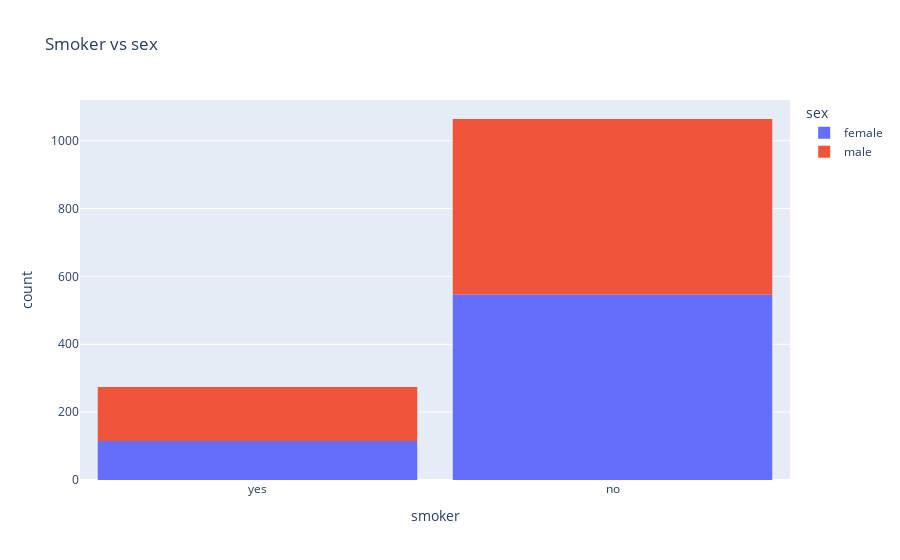

The notebook cell this image was saved under:
### Markdown cell above
### Smoker

### Code cell
fig = px.histogram(medical_df, x='smoker', color='sex', title='Smoker vs sex')
fig.update_layout(bargap=0.1)
fig.show()

### Figure 1 — Plotly figure (JSON) as saved in the notebook; plotly's stock layout.template omitted (floating-point values rounded to 4 significant figures; data arrays with more than 128 entries replaced by an {"elided": "..."} marker saying what was removed)
{"data": [{"alignmentgroup": "True", "bingroup": "x", "hovertemplate": "sex=female<br>smoker=%{x}<br>count=%{y}<extra></extra>", "legendgroup": "female", "marker": {"color": "#636efa", "pattern": {"shape": ""}}, "name": "female", "offsetgroup": "female", "orientation": "v", "showlegend": true, "x": {"elided": "662 str values"}, "xaxis": "x", "yaxis": "y", "type": "histogram"}, {"alignmentgroup": "True", "bingroup": "x", "hovertemplate": "sex=male<br>smoker=%{x}<br>count=%{y}<extra></extra>", "legendgroup": "male", "marker": {"color": "#EF553B", "pattern": {"shape": ""}}, "name": "male", "offsetgroup": "male", "orientation": "v", "showlegend": true, "x": {"elided": "676 str values"}, "xaxis": "x", "yaxis": "y", "type": "histogram"}], "layout": {"xaxis": {"anchor": "y", "domain": [0.0, 1.0], "title": {"text": "smoker"}}, "yaxis": {"anchor": "x", "domain": [0.0, 1.0], "title": {"text": "count"}}, "legend": {"title": {"text": "sex"}, "tracegroupgap": 0}, "title": {"text": "Smoker vs sex"}, "barmode": "relative", "bargap": 0.1}}
